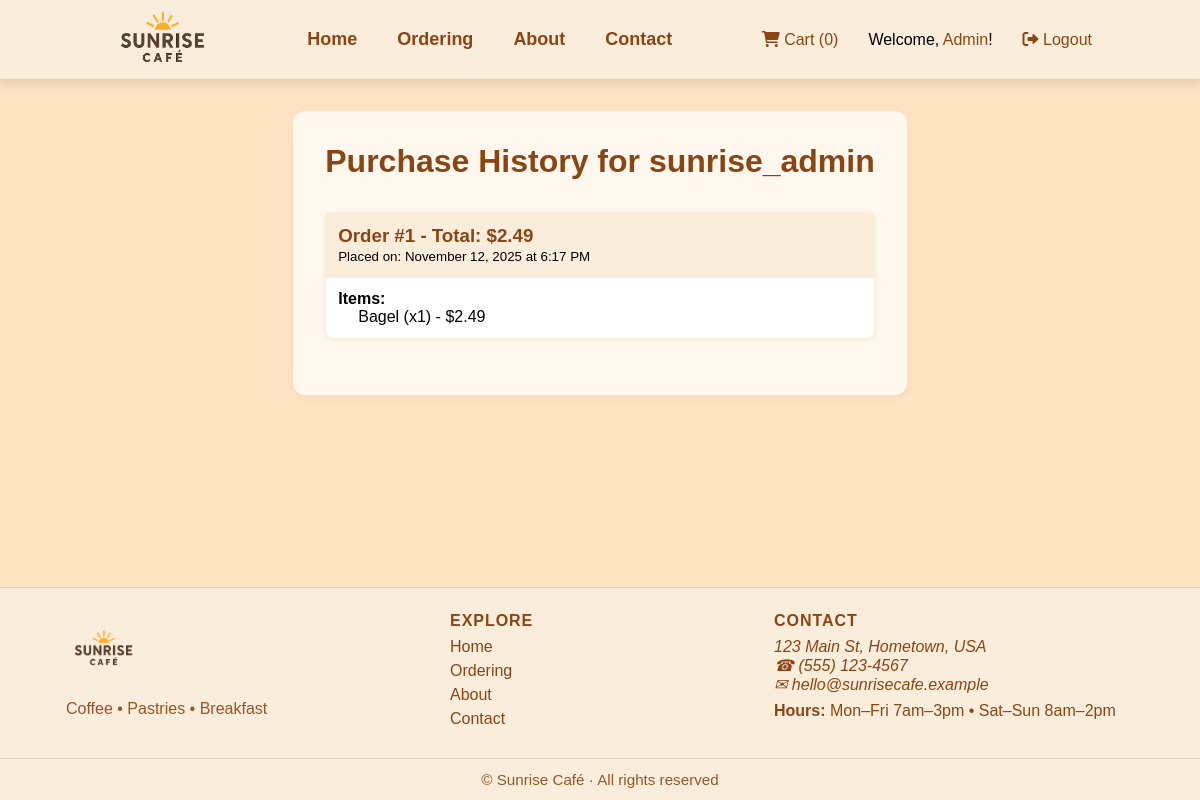
Page /my_history (signed in) on the committed database.
### Sunrise Website updated/app.py (models this page shows, shortened)
class User(db.Model, UserMixin):
    id = db.Column(db.Integer, primary_key=True)
    username = db.Column(db.String(20), unique=True, nullable=False)
    email = db.Column(db.String(120), unique=True, nullable=False)
    password_hash = db.Column(db.String(60), nullable=False)
    is_admin = db.Column(db.Boolean, nullable=False, default=False) # Added admin flag
    orders = db.relationship('Order', backref='user', lazy=True)

class Order(db.Model):
    id = db.Column(db.Integer, primary_key=True)
    order_date = db.Column(db.DateTime, nullable=False, default=datetime.datetime.utcnow)
    total_price = db.Column(db.Float, nullable=False)
    user_id = db.Column(db.Integer, db.ForeignKey('user.id'), nullable=True)
    items = db.relationship('OrderItem', backref='order', lazy=True)

class OrderItem(db.Model):
    id = db.Column(db.Integer, primary_key=True)
    item_name = db.Column(db.String(100), nullable=False)
    price = db.Column(db.Float, nullable=False)
    quantity = db.Column(db.Integer, nullable=False)
    order_id = db.Column(db.Integer, db.ForeignKey('order.id'), nullable=False)

### Sunrise Website updated/app.py (the view)
@app.route('/my_history')
@login_required
def my_history():
    user = current_user
    orders = Order.query.filter_by(user_id=current_user.id).order_by(Order.order_date.desc()).all()
    return render_template('user_history.html', user=user, orders=orders)

### Sunrise Website updated/app.py (called while the page is built)
@login_manager.user_loader
def load_user(user_id):
    return User.query.get(int(user_id))

### Sunrise Website updated/templates/user_history.html (shortened to what this page needs)
{% extends "template.html" %}
{% block head %}
  <link rel="stylesheet" href="{{url_for('static', filename='admin.css')}}">
{% endblock %}
{% block body %}
  <main class="admin-main container">
    <h1>Purchase History for {{ user.username }}</h1>
    {% if not orders %}
      <p>{{ user.username }} has not placed any orders.</p>
    {% else %}
      {% for order in orders %}
        <div class="order-card">
          <div class="order-header">
            <h3>
              Order #{{ order.id }} - Total: ${{ "%.2f"|format(order.total_price) }}
            </h3>
            <small class="utc-timestamp" data-utc-date="{{ order.order_date.isoformat() }}">
            </small>
          </div>
          <div class="order-body">
            <strong>Items:</strong>
            <ul>
              {% for item in order.items %}
                <li>
                  {{ item.item_name }} (x{{ item.quantity }}) - ${{ "%.2f"|format(item.price) }}
                </li>
              {% endfor %}
            </ul>
          </div>
        </div>
      {% endfor %}
    {% endif %}
  </main>
{% endblock %}

### Sunrise Website updated/static/admin.css (style rules this page uses)
.admin-main { max-width: 900px; margin: 2em auto; padding: 2em; background: #fff8ee; border-radius: 12px; box-shadow: 0 2px 8px rgba(139,69,19,0.08); }
.admin-main h1 { color: #8B4513; margin-bottom: 1em; }
.order-card { background: #fff; border: 1px solid #faeddc; border-radius: 8px; margin-bottom: 1.5em; box-shadow: 0 1px 4px rgba(139,69,19,0.08); }
.order-header { background: #faeddc; padding: 12px; border-bottom: 1px solid #faeddc; }
.order-header h3 { margin: 0; color: #8B4513; }
.order-body { padding: 12px; }
.order-body ul { margin-left: 20px; }

### Sunrise Website updated/static/base.css (style rules this page uses)
* { margin: 0; padding: 0; box-sizing: border-box; list-style: none; font-family: 'Comic Sans MS', sans-serif; text-decoration: none; }
html { scroll-behavior: smooth; }
body { min-height: 100vh; display: flex; flex-direction: column; background-color: bisque; }

### rows in the picture
User: username "sunrise_admin"
Order: id "1", total_price "2.49"
OrderItem: item_name "Bagel", quantity "1", price "2.49"
